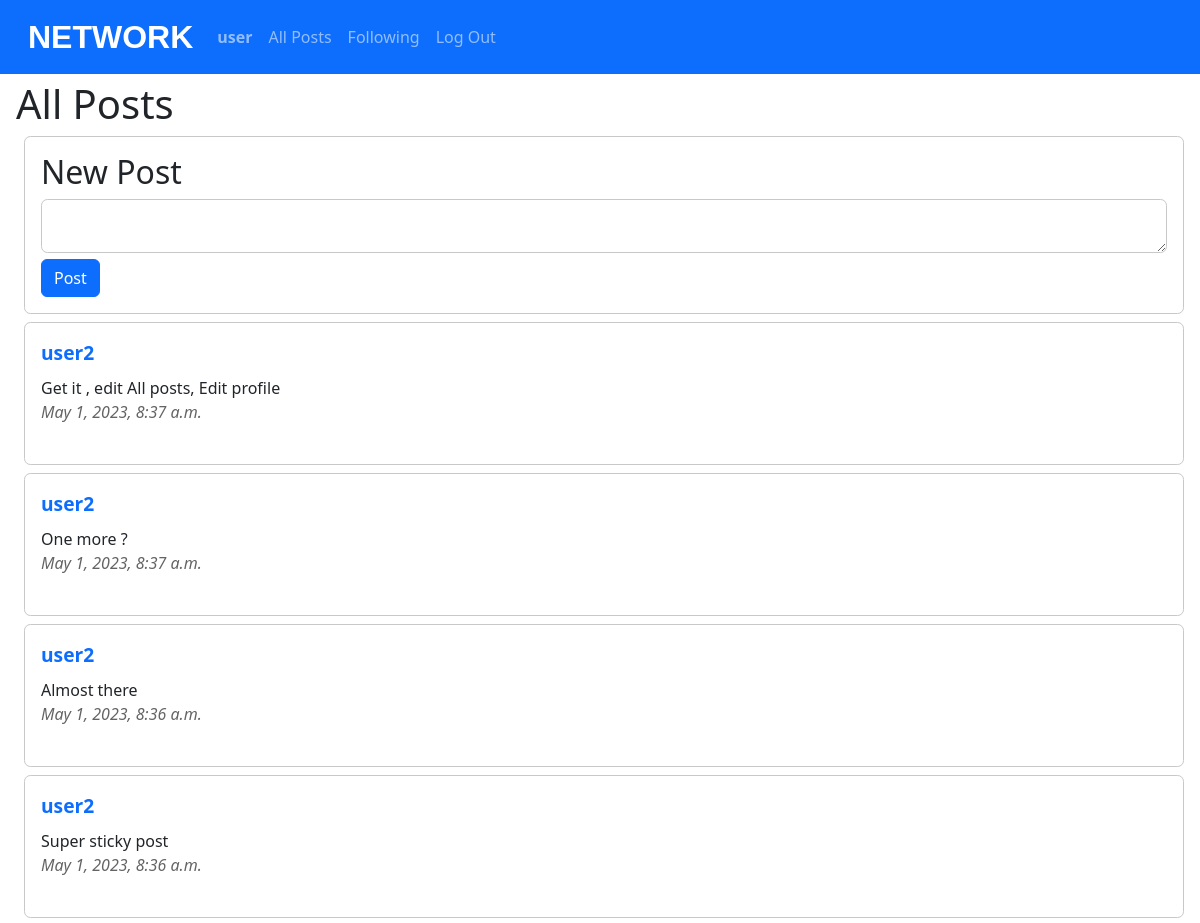
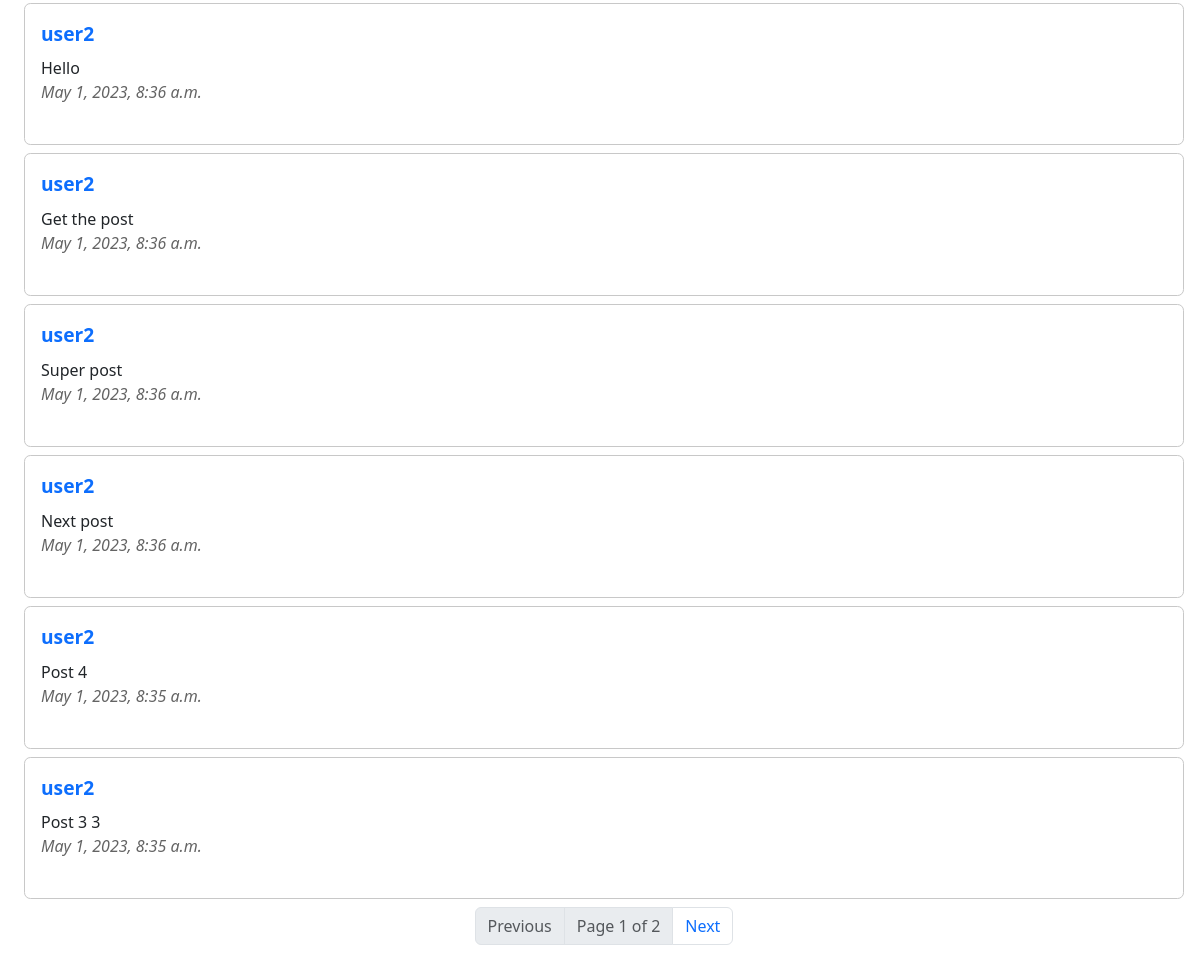
/ (signed in), run on the app's committed database (2 pictures, top to bottom).
### network/models.py (models this page shows, shortened)
class User(AbstractUser):
    pass

class Post(models.Model):
    body = models.CharField(max_length=640)                                         # Post text
    date = models.DateTimeField(auto_now_add=True)                                  # Creation date
    date_edit = models.DateTimeField(auto_now=True, blank=True)                     # Edit date
    user = models.ForeignKey(User, on_delete=models.CASCADE)                        # User
    likes = models.ManyToManyField(User, blank=True, related_name="users_likes")    # Likes

### network/views.py (the view)
# urls.py: path("", views.index, name="index"),
def index(request):
    logged_in = False
    if request.user.is_authenticated:
        logged_in = True
    posts = Post.objects.all()
    posts = posts.order_by("-date").all()
    paginator = Paginator(posts, 10)
    page_number = request.GET.get('page')
    page_obj = paginator.get_page(page_number)
    return render(request, "network/index.html", {
        "page_obj": page_obj,
        "logged_in": logged_in,
    })

### network/templates/network/index.html (shortened to what this page needs)
{% extends "network/layout.html" %}
{% block body %}
<div id="index_div">
    <h1 id="heading">All Posts</h1>
    {% if user.is_authenticated %}
        <div class="new_post">
            <div class="new_post_title">
                <h2 id="new_post_h2">New Post</h2>
            </div>
            <form id="new_post_form">
                <div class="new_post_text">
                    <textarea id="new_post_text"></textarea>
                </div>
                <div class="new_post_button">
                    <button type="submit" id="new_post_button" class="btn btn-primary">Post</input>
                </div>
            </form>
        </div>
    {% endif%}
    <div id="all_posts">
        {% if page_obj %}
            {% for post in page_obj %}
            <div class="post">
                <div class="post_user"><a href="{% url 'profile' post.user %}">{{ post.user }}</a></div>
                <div class="post_body">{{ post.body }}</div>
                <div class="post_date">{{ post.date }}</div>
            </div>
            {% endfor %}
            <nav aria-label="Page navigation example">
                <ul class="pagination justify-content-center">
                {% if page_obj.has_previous %}
                    <li class="page-item"><a class="page-link" href="?page={{ page_obj.previous_page_number }}">Previous</a></li>
                {% else %}
                    <li class="page-item disabled"><a class="page-link">Previous</a></li>
                {% endif %}
                    <li class="page-item disabled"><a class="page-link">Page {{ page_obj.number }} of {{ page_obj.paginator.num_pages }}</a></li>
                {% if page_obj.has_next %}
                    <li class="page-item"><a class="page-link" href="?page={{ page_obj.next_page_number }}">Next</a></li>
                {% else %}
                    <li class="page-item disabled"><a class="page-link">Next</a></li>
                {% endif %}
                </ul>
            </nav>
        {% else %}
        <h4>There are no posts yet!</h4>
        {% endif %}
    </div>
</div>
{% endblock %}

### network/templates/network/layout.html (shortened to what this page needs)
{% load static %}
<!DOCTYPE html>
<html lang="en">
    <head>
        <link href="https://cdn.jsdelivr.net/npm/bootstrap@5.3.0-alpha3/dist/css/bootstrap.min.css" rel="stylesheet">
        <link href="{% static 'network/styles.css' %}" rel="stylesheet">
    </head>
    <body>
        <nav class="navbar navbar-expand-lg bg-primary fixed-top" data-bs-theme="dark">
            <div class="container-fluid">
                <a class="navbar-brand" href="{% url 'index' %}">NETWORK</a>
                <div class="collapse navbar-collapse" id="navbarTogglerDemo01">
                    <ul class="navbar-nav me-auto mb-2 mb-lg-0">
                        {% if user.is_authenticated %}
                            <li class="nav-item">
                                <a class="nav-link" href="{% url 'profile' user %}"><strong>{{ user.username }}</strong></a>
                            </li>
                        {% endif %}
                        <li class="nav-item">
                        <a class="nav-link" href="{% url 'index' %}">All Posts</a>
                        </li>
                        {% if user.is_authenticated %}
                            <li class="nav-item">
                                <a class="nav-link" href="{% url 'following' %}">Following</a>
                            </li>
                            <li class="nav-item">
                                <a class="nav-link" href="{% url 'logout' %}">Log Out</a>
                            </li>
                        {% endif %}
                    </ul>
                </div>
            </div>
          </nav>
        <div class="body">
            {% block body %}
            {% endblock %}
        </div>
    </body>
</html>

### network/static/network/styles.css (style rules this page uses)
body { margin: 2rem 1rem; }
#heading { margin-top: 5rem; }
a { text-decoration: none; }
.navbar-brand { font-size: 2rem; padding-left: 1rem; font-weight: bold; font-family:Arial, Helvetica, sans-serif; }
.new_post { border-radius: 0.4rem; border: 1px solid rgb(200, 200, 200); margin: 0rem 0rem 0.5rem 0.5rem; padding: 1rem; }
#new_post_text, .edit_textarea { width: 100%; border: 1px solid rgb(200, 200, 200); border-radius: 0.4rem; }
#all_posts { margin: 0rem 0rem 1rem 0.5rem; }
.post { padding:1rem; border: 1px solid rgb(200, 200, 200); border-radius: 0.4rem; margin-bottom: 0.5rem; transition: 0.5s background-color ease-in-out; }
.post_user { font-size: 1.2rem; font-weight: bold; margin-bottom: 0.5rem; }
.post_date { font-style: italic; color: rgb(100, 100, 100); }

### data on the page
User: username "user"
Post: user "user2", body "Get it , edit All posts, Edit profile", date "May 1, 2023, 8:37 a.m."
Post: user "user2", body "One more ?", date "May 1, 2023, 8:37 a.m."
Post: user "user2", body "Almost there", date "May 1, 2023, 8:36 a.m."
Post: user "user2", body "Super sticky post", date "May 1, 2023, 8:36 a.m."
Post: user "user2", body "Hello", date "May 1, 2023, 8:36 a.m."
Post: user "user2", body "Get the post", date "May 1, 2023, 8:36 a.m."
Post: user "user2", body "Super post", date "May 1, 2023, 8:36 a.m."
Post: user "user2", body "Next post", date "May 1, 2023, 8:36 a.m."
Post: user "user2", body "Post 4", date "May 1, 2023, 8:35 a.m."
Post: user "user2", body "Post 3 3", date "May 1, 2023, 8:35 a.m."

### other printed values
{{ page_obj.number }} "1"
{{ page_obj.paginator.num_pages }} "2"
